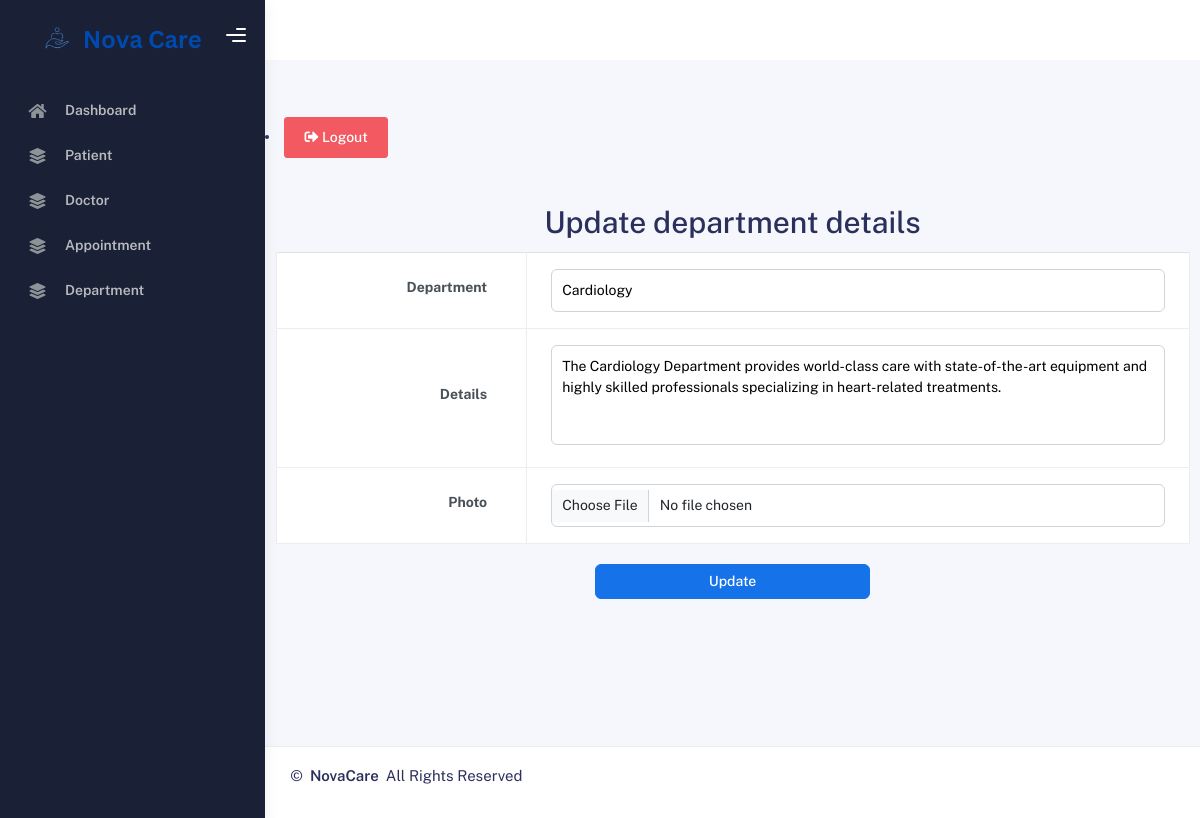
Page /adminapp/edit_department/1/ (signed in) on the committed database.
### HospitalApp/models.py (models this page shows, shortened)
class Department(models.Model):
    name = models.CharField(max_length=100, unique=True)
    notes = models.TextField(verbose_name="Details")
    department_photo = models.ImageField(upload_to='media/department_photos/')

### HospitalAdminApp/views.py (the view)
# urls.py: path('edit_department/<int:pk>/', views.edit_department, name='edit_department'),
@login_required(login_url="admin_login")
@user_passes_test(is_admin)
def edit_department(request, pk):
    department = get_object_or_404(Department, pk=pk)  # Fetch department by ID
    if request.method == "POST":
        form = DepartmentForm(request.POST, request.FILES, instance=department)  # Load existing data into form
        if form.is_valid():
            form.save()
            messages.success(request, "Department updated successfully!")
            return redirect('department')  # Redirect to department list after update
        else:
            messages.error(request, f"Invalid data entered: {form.errors}")
    else:
        form = DepartmentForm(instance=department)  # Pre-fill form with department details
    return render(request, 'HospitalAdminApp/admin_template/edit_department.html', {'form': form, 'department': department})

### HospitalApp/forms.py
class DepartmentForm(forms.ModelForm):
    class Meta:
        model = Department
        fields = '__all__'
        widgets = {
            'name': forms.TextInput(attrs={'placeholder': 'Enter Department Name'}),
            'notes': forms.Textarea(attrs={'placeholder': 'Enter Details', 'rows': 4}),
            'department_photo': forms.FileInput(attrs={'class': 'form-control'}),
        }

### HospitalAdminApp/views.py (called while the page is built)
def is_admin(user):
    return user.is_authenticated and user.user_type == "admin" or user.is_superuser

### templates/HospitalAdminApp/admin_template/edit_department.html (shortened to what this page needs)
{% extends 'HospitalAdminApp/admin_template/admin_base.html' %}
{% load static %}
{% block content %}
<div class="container mt-5">
    <h1 class="text-center">Update department details</h1>
    <form method="POST" enctype="multipart/form-data">
        <table class="table table-bordered">
            <tr>
                <td><label for="id_department" class="form-label">Department</label></td>
                <td>{{ form.name }}</td>
            </tr>
            <tr>
                <td><label for="id_details" class="form-label">Details</label></td>
                <td>{{ form.notes }}</td>
            </tr>
            <tr>
                <td><label for="id_photo" class="form-label">Photo</label></td>
                <td>{{ form.department_photo }}</td>
            </tr>
        </table>
        <div class="text-center">
            <input type="submit" class="btn btn-primary" value="Update">
        </div>
    </form>
</div>
{% endblock %}

### templates/HospitalAdminApp/admin_template/edit_department.html (style rules this page uses)
.form-label { font-weight: bold; font-size: 1rem; text-align: right; padding-right: 15px; display: block; }
.table { width: 100%; }
.table td { padding: 10px; vertical-align: middle; }
.table input, .table textarea { width: 100%; padding: 10px; font-size: 1rem; border-radius: 6px; border: 1px solid #ced4da; background: #fff; }
.table textarea { resize: none; height: 100px; }
.text-center { margin-top: 20px; }
.btn-primary { width: 30%; font-size: 1rem; padding: 6px; border-radius: 6px; transition: background 0.3s, transform 0.2s; }

### rows in the picture
Department: name "Cardiology", notes "The Cardiology Department provides world-class care with state-of-the-art equipment and highly skilled professionals specializing in heart-related treatments."
